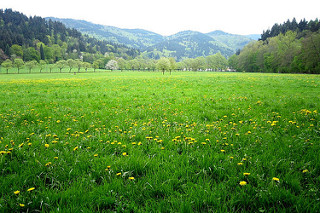
#> input picture data/green/146242691_44d9c9d6ce_n.jpg, 320 x 213 px, found by its file name; its folder holds 3 pictures in this run
$ python data_prep_annotate.py
#> lines starting #> are read from the running program, lines starting #| are printed output that depends on the picture; after the words box and inside, x2 and y2 are one past the last pixel; in counts of white or black regions, pixels touching at a corner belong together
# data_prep_annotate.py
# Generates YOLO-style bounding box annotations for the largest green region in each green image.
# Provides localization data for object detection training.
import os
import cv2
import numpy as np
import logging
from data_prep_green_threshold import LOWER_GREEN, UPPER_GREEN

def annotate_green_bounding_box(image_path: str) -> None:
#> called with image_path = 'data/green/146242691_44d9c9d6ce_n.jpg'
    img = cv2.imread(image_path)
#> img is the input picture: shape (213, 320, 3); mean B, G, R 78.9, 146.1, 105.9
    if img is None:
        logging.error(f"Failed to read image: {image_path}")
        return
    hsv = cv2.cvtColor(img, cv2.COLOR_BGR2HSV)
#> hsv: shape (213, 320, 3); mean H, S, V 49.3, 150.1, 148
    mask = cv2.inRange(hsv, LOWER_GREEN, UPPER_GREEN)
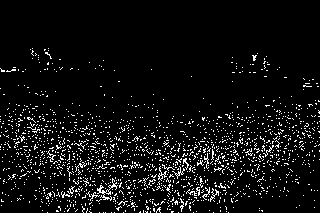
#> mask: shape (213, 320); 6.3% white in thin lines or dots, all inside (x1, y1, x2, y2) = (0, 48, 320, 213)
    contours, _ = cv2.findContours(mask, cv2.RETR_EXTERNAL, cv2.CHAIN_APPROX_SIMPLE)
#> contours = 1628 contours, 1626 with area under 20; largest, box (x1, y1, x2, y2) and area: (97, 178, 118, 201) 58, (158, 166, 167, 181) 22
    if not contours:
        logging.info(f"No green region found in {image_path}")
        return
    largest = max(contours, key=cv2.contourArea)
#> largest = contour of 103 points, box (x1, y1, x2, y2) (97, 178, 118, 201), area 58
    x, y, w, h = cv2.boundingRect(largest)
#> x = 97; y = 178; w = 21; h = 23
    # Save annotation in YOLO-style: x y w h (pixels)
    txt_path = os.path.splitext(image_path)[0] + '.txt'
    with open(txt_path, 'w') as f:
        f.write(f"{x} {y} {w} {h}\n")
    logging.debug(f"Annotated {image_path}: {x} {y} {w} {h}")

if __name__ == "__main__":
    logging.basicConfig(level=logging.DEBUG, format='%(levelname)s: %(message)s')
    green_dir = 'data/green'
    for fname in os.listdir(green_dir):
        if not fname.lower().endswith('.jpg'):
            continue
        fpath = os.path.join(green_dir, fname)
        annotate_green_bounding_box(fpath)
#> pass 2 of the loop `for fname in os.listdir(green_dir):`:
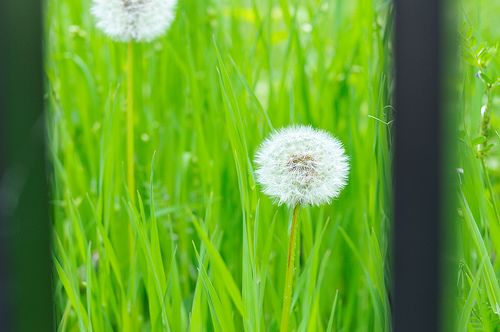
#> input picture data/green/3458770076_17ed3a1225.jpg, 500 x 332 px, found by its file name
#> in annotate_green_bounding_box, img is the input picture: shape (332, 500, 3); mean B, G, R 43.6, 160.6, 101.8
#> hsv: shape (332, 500, 3); mean H, S, V 54, 178.5, 161.1
#> in annotate_green_bounding_box (call 2), `mask = cv2.inRange(hsv, LOWER_GREEN, UPPER_GREEN)`:
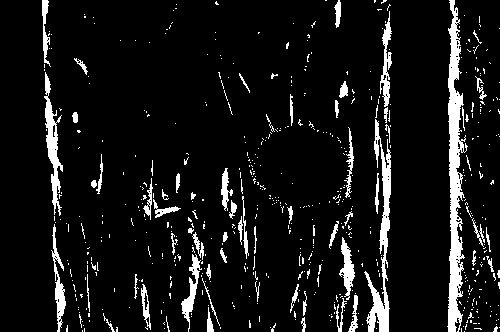
#> mask: shape (332, 500); 8.4% white; 566 white regions (501 under 20 px)
#> contours = 566 contours, 522 with area under 20; largest, box (x1, y1, x2, y2) and area: (447, 0, 468, 332) 2920, (364, 119, 391, 332) 1412, (44, 72, 63, 216) 802, (51, 224, 66, 332) 420, (339, 237, 355, 300) 389
#> largest = contour of 529 points, box (x1, y1, x2, y2) (447, 0, 468, 332), area 2920
#> x = 447; y = 0; h = 332
#> pass 3 of the loop `for fname in os.listdir(green_dir):`:
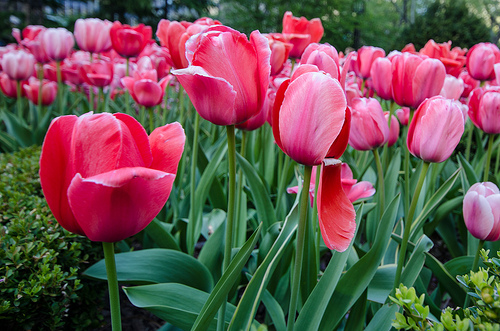
#> input picture data/green/9019694597_2d3bbedb17.jpg, 500 x 331 px, found by its file name
#> in annotate_green_bounding_box, img is the input picture: shape (331, 500, 3); mean B, G, R 81.4, 82.8, 109.3
#> hsv: shape (331, 500, 3); mean H, S, V 105.2, 151.6, 133.3
#> in annotate_green_bounding_box (call 3), `mask = cv2.inRange(hsv, LOWER_GREEN, UPPER_GREEN)`:
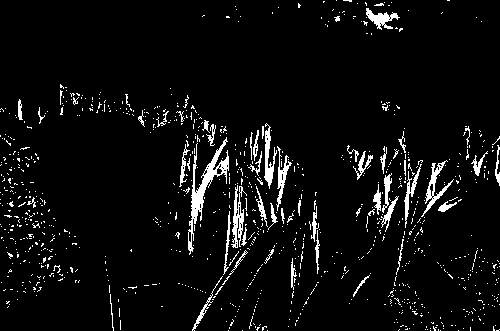
#> mask: shape (331, 500); 5.3% white in thin lines or dots
#> contours = 956 contours, 922 with area under 20; largest, box (x1, y1, x2, y2) and area: (188, 137, 229, 255) 852, (421, 160, 454, 217) 322, (231, 185, 247, 248) 289, (264, 123, 277, 189) 252, (366, 8, 400, 30) 252
#> largest = contour of 253 points, box (x1, y1, x2, y2) (188, 137, 229, 255), area 852
#> x = 188; y = 137; w = 41; h = 118
